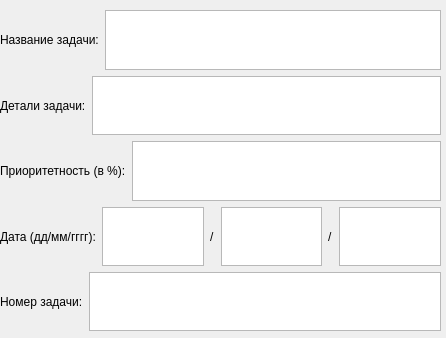
<?xml version="1.0" encoding="UTF-8"?>
<ui version="4.0">
 <class>search_window</class>
 <widget class="QDialog" name="search_window">
  <property name="geometry">
   <rect>
    <x>0</x>
    <y>0</y>
    <width>446</width>
    <height>338</height>
   </rect>
  </property>
  <property name="minimumSize">
   <size>
    <width>446</width>
    <height>338</height>
   </size>
  </property>
  <property name="maximumSize">
   <size>
    <width>446</width>
    <height>338</height>
   </size>
  </property>
  <property name="windowTitle">
   <string>Задача</string>
  </property>
  <widget class="QWidget" name="">
   <property name="geometry">
    <rect>
     <x>0</x>
     <y>10</y>
     <width>441</width>
     <height>321</height>
    </rect>
   </property>
   <layout class="QVBoxLayout" name="verticalLayout">
    <property name="spacing">
     <number>6</number>
    </property>
    <item>
     <layout class="QHBoxLayout" name="horizontalLayout">
      <item>
       <widget class="QLabel" name="label">
        <property name="text">
         <string>Название задачи:</string>
        </property>
       </widget>
      </item>
      <item>
       <widget class="QTextEdit" name="task_name_area"/>
      </item>
     </layout>
    </item>
    <item>
     <layout class="QHBoxLayout" name="horizontalLayout_2">
      <item>
       <widget class="QLabel" name="label_2">
        <property name="text">
         <string>Детали задачи:</string>
        </property>
       </widget>
      </item>
      <item>
       <widget class="QTextEdit" name="task_details_area"/>
      </item>
     </layout>
    </item>
    <item>
     <layout class="QHBoxLayout" name="horizontalLayout_3">
      <item>
       <widget class="QLabel" name="label_3">
        <property name="text">
         <string>Приоритетность (в %):</string>
        </property>
       </widget>
      </item>
      <item>
       <widget class="QTextEdit" name="priority_area"/>
      </item>
     </layout>
    </item>
    <item>
     <layout class="QHBoxLayout" name="horizontalLayout_4">
      <item>
       <widget class="QLabel" name="label_5">
        <property name="text">
         <string>Дата (дд/мм/гггг):</string>
        </property>
       </widget>
      </item>
      <item>
       <widget class="QTextEdit" name="day_area"/>
      </item>
      <item>
       <widget class="QLabel" name="label_6">
        <property name="text">
         <string>/</string>
        </property>
       </widget>
      </item>
      <item>
       <widget class="QTextEdit" name="month_area"/>
      </item>
      <item>
       <widget class="QLabel" name="label_7">
        <property name="text">
         <string>/</string>
        </property>
       </widget>
      </item>
      <item>
       <widget class="QTextEdit" name="year_area"/>
      </item>
     </layout>
    </item>
    <item>
     <layout class="QHBoxLayout" name="horizontalLayout_5">
      <item>
       <widget class="QLabel" name="label_8">
        <property name="text">
         <string>Номер задачи:</string>
        </property>
       </widget>
      </item>
      <item>
       <widget class="QTextEdit" name="task_number_area"/>
      </item>
     </layout>
    </item>
   </layout>
  </widget>
 </widget>
 <resources/>
 <connections/>
</ui>
